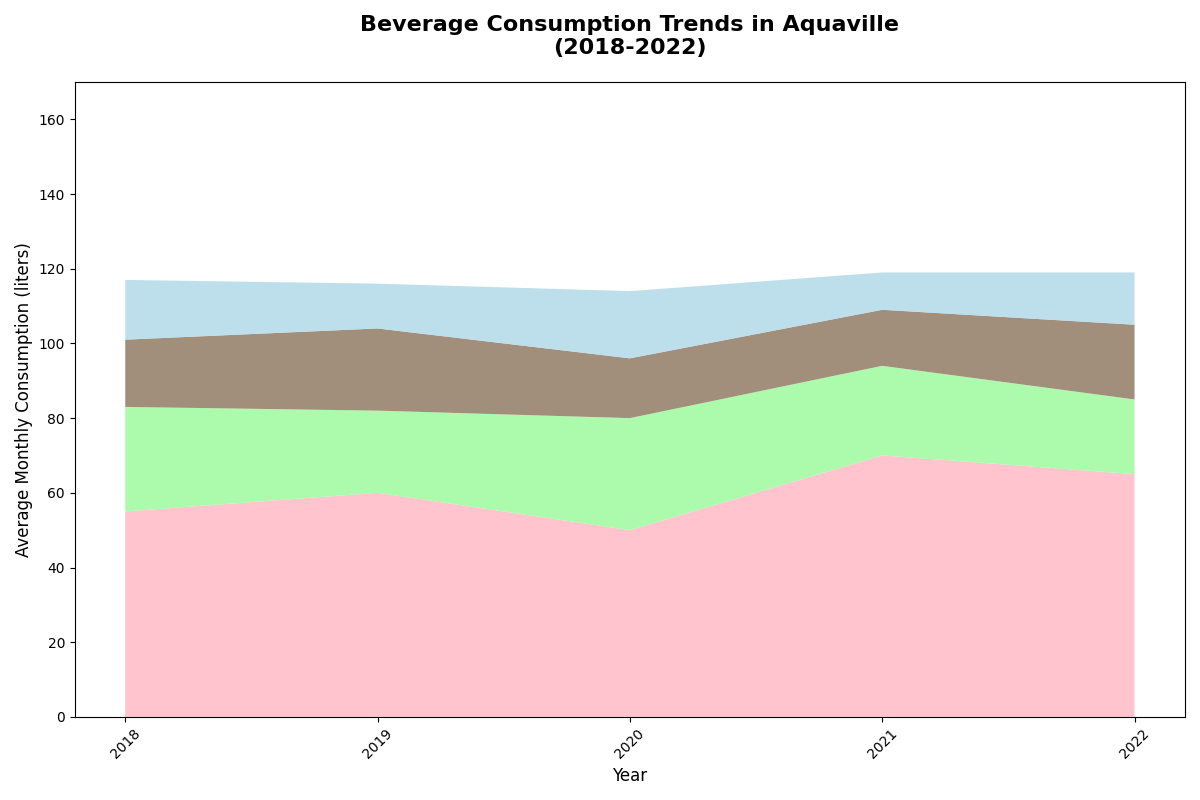

Write the Python code that produced this figure.
import matplotlib.pyplot as plt
import numpy as np

years = np.arange(2018, 2023)
water = np.array([55, 60, 50, 70, 65])
coffee = np.array([28, 22, 30, 24, 20])
tea = np.array([18, 22, 16, 15, 20])
soda = np.array([16, 12, 18, 10, 14])

data = np.vstack([water, coffee, tea, soda])

fig, ax = plt.subplots(figsize=(12, 8))

# Original colors: ['#add8e6', '#8a735b', '#98fb98', '#ffb6c1']
# Shuffled colors:
ax.stackplot(years, data, colors=['#ffb6c1', '#98fb98', '#8a735b', '#add8e6'], alpha=0.8)

ax.set_title('Beverage Consumption Trends in Aquaville\n(2018-2022)', fontsize=16, fontweight='bold', pad=20)
ax.set_xlabel('Year', fontsize=12)
ax.set_ylabel('Average Monthly Consumption (liters)', fontsize=12)
ax.set_xticks(years)
ax.set_yticks(np.arange(0, 201, 20))
ax.set_ylim(0, 170)

plt.xticks(rotation=45)
plt.tight_layout()
plt.show()
